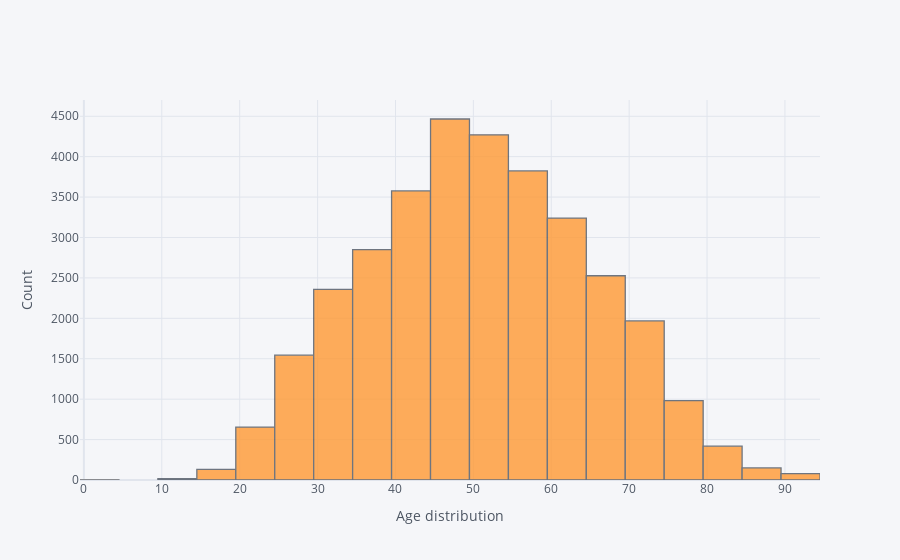

Notebook code for this chart:
### Code cell
train_df['age_approx'].iplot(kind='hist',bins=30,color='orange',xTitle='Age distribution',yTitle='Count')

### Figure 1 — Plotly figure (JSON) as saved in the notebook; plotly's stock layout.template omitted (floating-point values rounded to 4 significant figures; data arrays with more than 128 entries replaced by an {"elided": "..."} marker saying what was removed)
{"data": [{"histfunc": "count", "histnorm": "", "marker": {"color": "rgba(255, 153, 51, 1.0)", "line": {"color": "#4D5663", "width": 1.3}}, "name": "age_approx", "nbinsx": 30, "opacity": 0.8, "orientation": "v", "type": "histogram", "x": {"elided": "33126 int values"}}], "layout": {"barmode": "overlay", "legend": {"bgcolor": "#F5F6F9", "font": {"color": "#4D5663"}}, "paper_bgcolor": "#F5F6F9", "plot_bgcolor": "#F5F6F9", "title": {"font": {"color": "#4D5663"}}, "xaxis": {"gridcolor": "#E1E5ED", "showgrid": true, "tickfont": {"color": "#4D5663"}, "title": {"font": {"color": "#4D5663"}, "text": "Age distribution"}, "zerolinecolor": "#E1E5ED"}, "yaxis": {"gridcolor": "#E1E5ED", "showgrid": true, "tickfont": {"color": "#4D5663"}, "title": {"font": {"color": "#4D5663"}, "text": "Count"}, "zerolinecolor": "#E1E5ED"}}}
